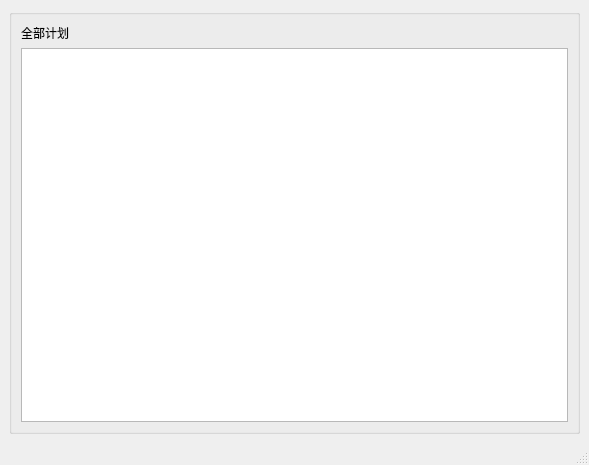
<?xml version="1.0" encoding="UTF-8"?>
<ui version="4.0">
 <class>Allplan</class>
 <widget class="QMainWindow" name="Allplan">
  <property name="geometry">
   <rect>
    <x>0</x>
    <y>0</y>
    <width>589</width>
    <height>465</height>
   </rect>
  </property>
  <property name="windowTitle">
   <string>MainWindow</string>
  </property>
  <widget class="QWidget" name="centralwidget">
   <layout class="QGridLayout" name="gridLayout">
    <item row="0" column="0">
     <widget class="QGroupBox" name="groupBox">
      <property name="title">
       <string/>
      </property>
      <layout class="QVBoxLayout" name="verticalLayout">
       <item>
        <widget class="QLabel" name="label">
         <property name="text">
          <string>全部计划</string>
         </property>
        </widget>
       </item>
       <item>
        <widget class="QTableView" name="plan_tableView"/>
       </item>
      </layout>
     </widget>
    </item>
   </layout>
  </widget>
  <widget class="QMenuBar" name="menubar">
   <property name="geometry">
    <rect>
     <x>0</x>
     <y>0</y>
     <width>589</width>
     <height>21</height>
    </rect>
   </property>
  </widget>
  <widget class="QStatusBar" name="statusbar"/>
 </widget>
 <resources/>
 <connections/>
</ui>
